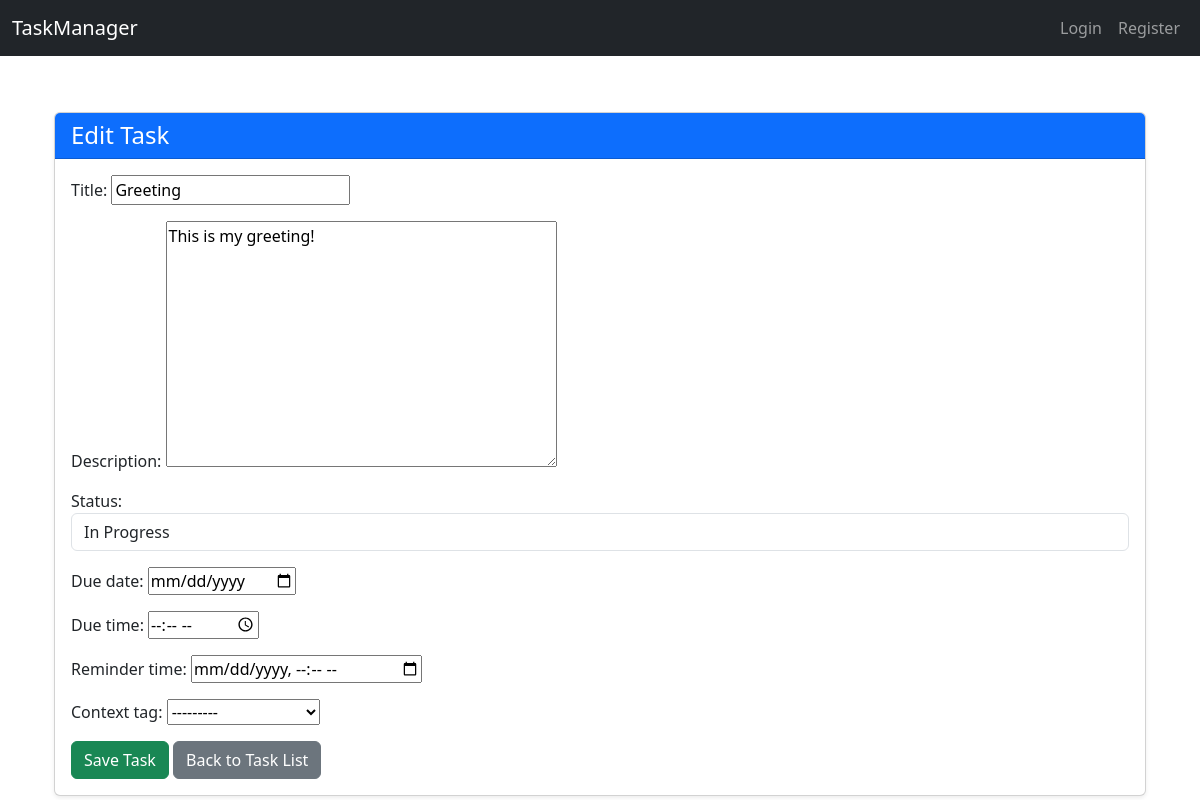
Page /edit/1/ on the committed database.
### tasks/models.py (models this page shows, shortened)
class Task(models.Model):
    STATUS_CHOICES = [
        ('not_started', 'Not Started'),
        ('in_progress', 'In Progress'),
        ('completed', 'Completed'),
    ]
    CONTEXT_CHOICES = [
    ('morning', 'After Breakfast'),
    ('commute', 'During Commute'),
    ('evening', 'Before Bed'),
    ]
    context_tag = models.CharField(max_length=50, choices=CONTEXT_CHOICES, blank=True)
    user = models.ForeignKey(User, on_delete=models.CASCADE)
    title = models.CharField(max_length=255)
    description = models.TextField(blank=True)
    status = models.CharField(max_length=20, choices=STATUS_CHOICES, default='not_started')
    due_date = models.DateField(null=True, blank=True)
    due_time = models.TimeField(null=True, blank=True)
    reminder_time = models.DateTimeField(null=True, blank=True)
    created_at = models.DateTimeField(auto_now_add=True)

### tasks/views.py (the view)
# urls.py: path('edit/<int:pk>/', views.task_edit, name='task_edit'),
def task_edit(request,pk):
    task = get_object_or_404(Task,pk=pk)
    if request.method == 'POST':
        form = TaskForm(request.POST, instance =task)
        if form.is_valid():
            form.save()
            return redirect('task_list')
    else:
        form = TaskForm(instance = task)
    return render(request, 'task_form.html',{'form':form})

### tasks/forms.py
class TaskForm(forms.ModelForm):
    class Meta:
        model = Task
        fields = ['title', 'description', 'status', 'due_date', 'due_time', 'reminder_time', 'context_tag']
        widgets = {
            'status': forms.Select(attrs={'class':'form-control'}),
            'due_date': forms.DateInput(attrs={'type': 'date'}),
            'due_time': forms.TimeInput(attrs={'type': 'time'}),
            'reminder_time': forms.DateTimeInput(attrs={'type': 'datetime-local'}),
        }

### tasks/templates/task_form.html (shortened to what this page needs)
{% extends 'base.html' %}
{% block content %}
<div class="container mt-5">
    <div class="card shadow-sm">
        <div class="card-header bg-primary text-white">
            <h4 class="mb-0">{% if form.instance.pk %}Edit Task{% else %}Create New Task{% endif %}</h4>
        </div>
        <div class="card-body">
            <form method="POST" class="needs-validation" novalidate>
                {{ form.as_p }}
                <button type="submit" class="btn btn-success">Save Task</button>
                <a href="{% url 'task_list' %}" class="btn btn-secondary ml-2">Back to Task List</a>
            </form>
        </div>
    </div>
</div>
{% endblock %}

### tasks/templates/base.html (style rules this page uses)
body { padding-top: 4rem; }

### rows in the picture
Task: title "Greeting", description "This is my greeting!", status "In Progress", context_tag "---------"
